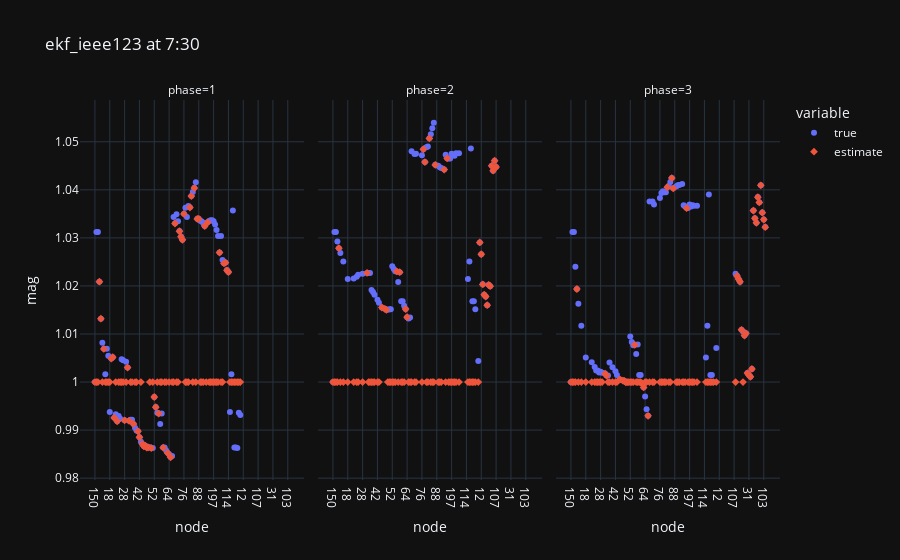
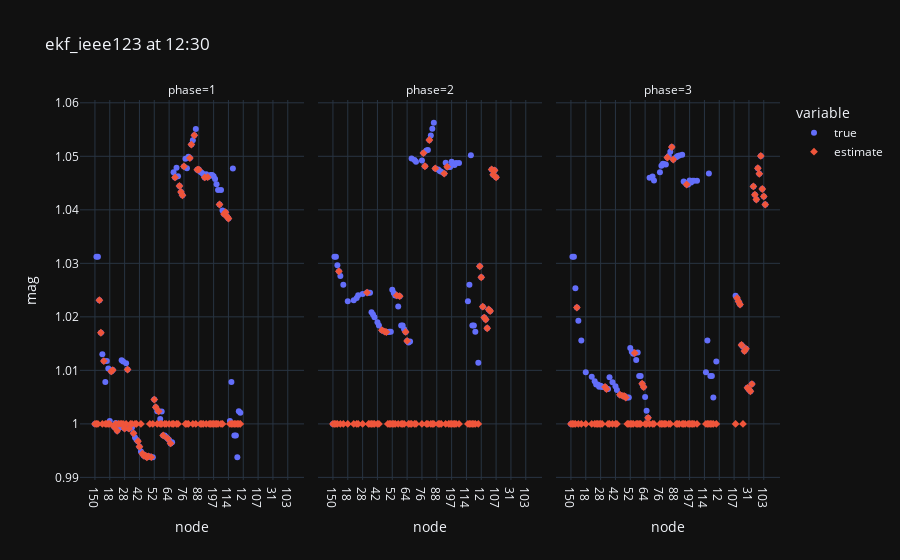
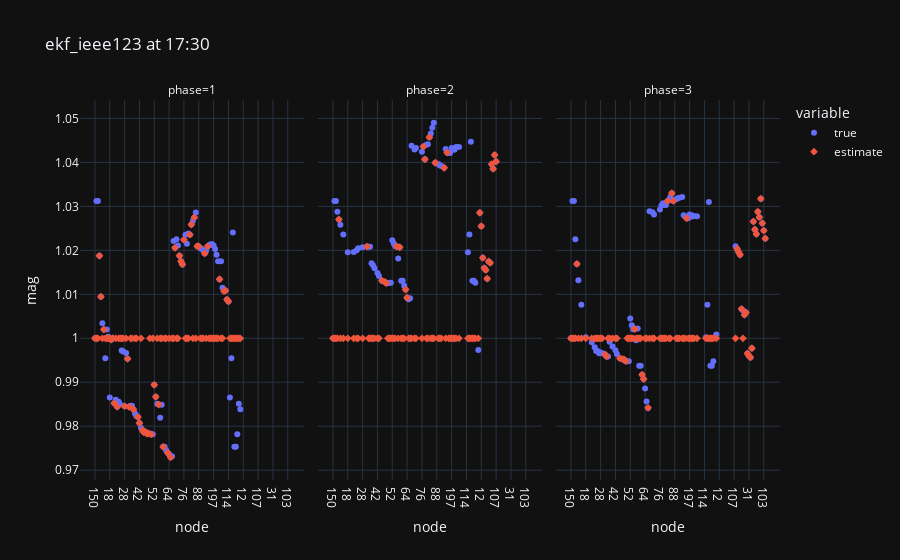
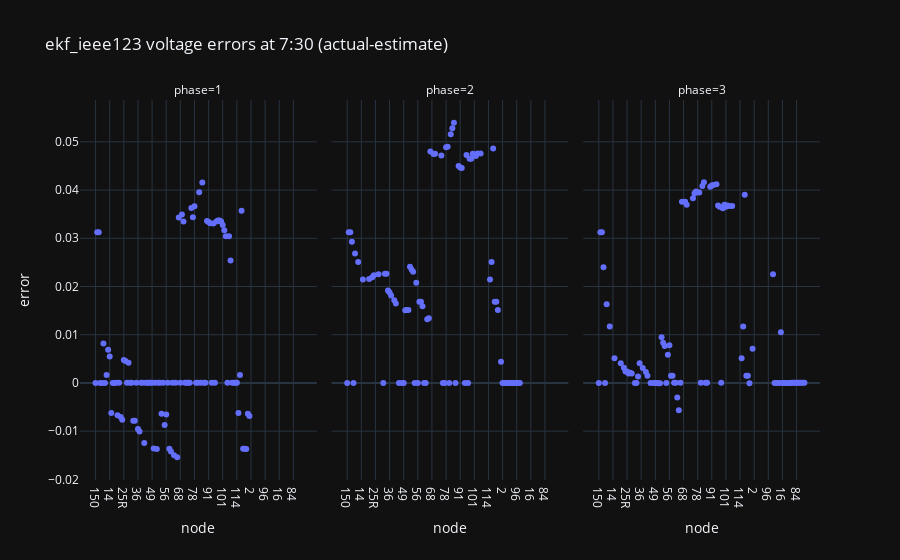

Notebook code cell kept with these figures, in order:
### Code cell
time='12:30'
def compare_voltages(true_voltages_df, estimated_voltages_df, time: str="12:30"):
    out_dir = Path(f"{OUTPUTS}/{SCENARIO}")
    true = true_voltages_df.at_time(time)/base_voltages
    estimated = estimated_voltages_df.at_time(time)/base_voltages
    # plot_errors(err_table).savefig(f"{directory}/errors_noon.png")
    # print(err_table.head())
    true = true.T
    true.columns.name = None
    true["true"] = true.iloc[:, 0]
    true = true.loc[:, ["true"]].copy()
    estimated = estimated.T
    estimated.columns.name = None
    estimated["estimate"] = estimated.iloc[:, 0]
    estimated = estimated.loc[:, ["estimate"]].copy()
    df = pd.concat([true, estimated], axis=1)
    df["id"] = df.index
    df = df.melt(id_vars=["id"])
    # true.index = true.id
    # print(true.keys())
    df["node"] = df.id.str.split(".").str[0]
    df["phase"] = df.id.str.split(".").str[1]
    df.head()
    df["mag"] = df.value.abs()
    df["angle"] = df.value.apply(np.angle)
    df.head()
    
    fig = px.scatter(df, x="node", y="mag", facet_col="phase", color="variable", symbol="variable", title=f"{SCENARIO} at {time}")
    time_id = time.replace(":", "_")
    fig.write_html(out_dir / f"voltages_at_{time_id}.html")
    fig.show()


def voltages_differences(true_voltages_df, estimated_voltages_df, time: str="12:30"):
    out_dir = Path(f"{OUTPUTS}/{SCENARIO}")
    true = true_voltages_df.at_time(time)/base_voltages
    estimated = estimated_voltages_df.at_time(time)/base_voltages
    # plot_errors(err_table).savefig(f"{directory}/errors_noon.png")
    # print(err_table.head())
    true = true.T
    true.columns.name = None
    true["true"] = true.iloc[:, 0]
    true = true.loc[:, ["true"]].copy()
    estimated = estimated.T
    estimated.columns.name = None
    estimated["estimate"] = estimated.iloc[:, 0]
    estimated = estimated.loc[:, ["estimate"]].copy()
    df = pd.concat([true, estimated], axis=1)
    df["error"] = df.true.apply(np.abs) - df.estimate.apply(np.abs)
    df["id"] = df.index
    df = df.loc[:, ["id", "error"]]
    df["node"] = df.id.str.split(".").str[0]
    df["phase"] = df.id.str.split(".").str[1]
    df.head()
    fig = px.scatter(df, x="node", y="error", facet_col="phase", title=f"{SCENARIO} voltage errors at {time} (actual-estimate)")
    time_id = time.replace(":", "_")
    fig.write_html(out_dir / f"voltage_errors_at_{time_id}.html")
    fig.show()

def voltage_angle_errors(true_voltages_df, estimated_voltages_df, time: str="12:30"):
    out_dir = Path(f"{OUTPUTS}/{SCENARIO}")
    true = true_voltages_df.at_time(time)/base_voltages
    estimated = estimated_voltages_df.at_time(time)/base_voltages
    # plot_errors(err_table).savefig(f"{directory}/errors_noon.png")
    # print(err_table.head())
    true = true.T
    true.columns.name = None
    true["true"] = true.iloc[:, 0]
    true = true.loc[:, ["true"]].copy()
    estimated = estimated.T
    estimated.columns.name = None
    estimated["estimate"] = estimated.iloc[:, 0]
    estimated = estimated.loc[:, ["estimate"]].copy()
    df = pd.concat([true, estimated], axis=1)
    df["id"] = df.index
    df = df.melt(id_vars=["id"])
    # true.index = true.id
    # print(true.keys())
    df["node"] = df.id.str.split(".").str[0]
    df["phase"] = df.id.str.split(".").str[1]
    df.head()
    df["mag"] = df.value.abs()
    df["angle"] = df.value.apply(np.angle)*180/np.pi
    df.loc[df.phase == "2", "angle"] = df.loc[df.phase == "2", "angle"] + 120
    df.loc[df.phase == "3", "angle"] = df.loc[df.phase == "3", "angle"] - 120
    df.head()
    
    fig = px.scatter(df, x="node", y="angle", facet_col="phase", color="variable", symbol="variable", title=f"{SCENARIO} Voltage Angles (Degrees) At {time} (relative to nominal phase angle)")
    time_id = time.replace(":", "_")
    fig.write_html(out_dir / f"voltages_at_{time_id}.html")
    fig.show()

compare_voltages(true_voltages, estimated_voltages, "7:30")
compare_voltages(true_voltages, estimated_voltages, "12:30")
compare_voltages(true_voltages, estimated_voltages, "17:30")
voltages_differences(true_voltages, estimated_voltages, "7:30")
voltages_differences(true_voltages, estimated_voltages, "12:30")
voltages_differences(true_voltages, estimated_voltages, "17:30")
voltage_angle_errors(true_voltages, estimated_voltages, "7:30")
